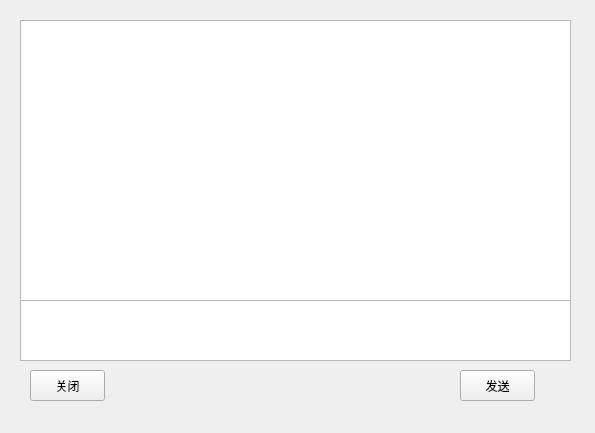
<?xml version="1.0" encoding="UTF-8"?>
<ui version="4.0">
 <class>ServerWidget</class>
 <widget class="QWidget" name="ServerWidget">
  <property name="geometry">
   <rect>
    <x>0</x>
    <y>0</y>
    <width>595</width>
    <height>433</height>
   </rect>
  </property>
  <property name="windowTitle">
   <string>Form</string>
  </property>
  <widget class="QTextEdit" name="textEdit_readText">
   <property name="geometry">
    <rect>
     <x>20</x>
     <y>20</y>
     <width>551</width>
     <height>281</height>
    </rect>
   </property>
  </widget>
  <widget class="QTextEdit" name="textEdit_writeText">
   <property name="geometry">
    <rect>
     <x>20</x>
     <y>300</y>
     <width>551</width>
     <height>61</height>
    </rect>
   </property>
  </widget>
  <widget class="QPushButton" name="pushButton_close">
   <property name="geometry">
    <rect>
     <x>30</x>
     <y>370</y>
     <width>75</width>
     <height>31</height>
    </rect>
   </property>
   <property name="text">
    <string>关闭</string>
   </property>
  </widget>
  <widget class="QPushButton" name="pushButton_send">
   <property name="geometry">
    <rect>
     <x>460</x>
     <y>370</y>
     <width>75</width>
     <height>31</height>
    </rect>
   </property>
   <property name="text">
    <string>发送</string>
   </property>
  </widget>
 </widget>
 <resources/>
 <connections/>
</ui>
